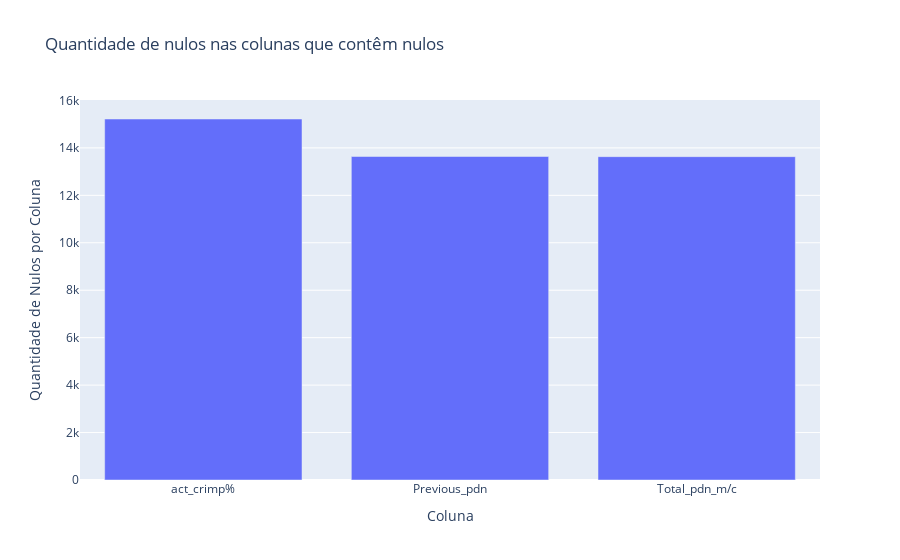

Notebook source saved alongside this figure:
### Code cell
nulos_por_coluna = df.isnull().sum()

nulos_por_coluna = nulos_por_coluna[nulos_por_coluna > 0]

fig = go.Figure()
fig.add_bar(x=nulos_por_coluna.index, y=nulos_por_coluna.values)
fig.update_layout(
    title='Quantidade de nulos nas colunas que contêm nulos',
    xaxis_title='Coluna',
    yaxis_title='Quantidade de Nulos por Coluna'
)
fig.show()

### Figure 1 — Plotly figure (JSON) as saved in the notebook; plotly's stock layout.template omitted (floating-point values rounded to 4 significant figures)
{"data": [{"type": "bar", "x": ["act_crimp%", "Previous_pdn", "Total_pdn_m/c"], "y": [15218, 13637, 13630]}], "layout": {"title": {"text": "Quantidade de nulos nas colunas que contêm nulos"}, "xaxis": {"title": {"text": "Coluna"}}, "yaxis": {"title": {"text": "Quantidade de Nulos por Coluna"}}}}
